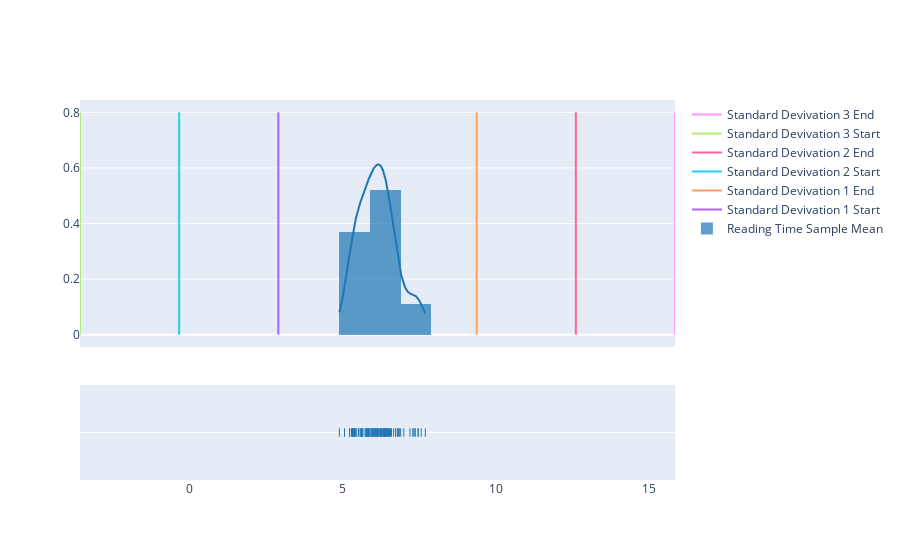

Notebook cell for this chart:
### Markdown cell above
## Showing Chart with Standard Deviation and Sample Mean

### Code cell
chart = ff.create_distplot([mean_list], ["Reading Time Sample Mean"])

chart.add_trace(go.Scatter(x=[stdev1_start, stdev1_start], y=[0,0.8], mode="lines", name="Standard Devivation 1 Start"))
chart.add_trace(go.Scatter(x=[std1_end, std1_end], y=[0,0.8], mode="lines", name="Standard Devivation 1 End"))

chart.add_trace(go.Scatter(x=[stdev2_start, stdev2_start], y=[0,0.8], mode="lines", name="Standard Devivation 2 Start"))
chart.add_trace(go.Scatter(x=[std2_end, std2_end], y=[0,0.8], mode="lines", name="Standard Devivation 2 End"))

chart.add_trace(go.Scatter(x=[stdev3_start, stdev3_start], y=[0,0.8], mode="lines", name="Standard Devivation 3 Start"))
chart.add_trace(go.Scatter(x=[std3_end, std3_end], y=[0,0.8], mode="lines", name="Standard Devivation 3 End"))

chart.show()

### Figure 1 — Plotly figure (JSON) as saved in the notebook; plotly's stock layout.template omitted (floating-point values rounded to 4 significant figures; data arrays with more than 128 entries replaced by an {"elided": "..."} marker saying what was removed)
{"data": [{"autobinx": false, "histnorm": "probability density", "legendgroup": "Reading Time Sample Mean", "marker": {"color": "rgb(31, 119, 180)"}, "name": "Reading Time Sample Mean", "opacity": 0.7, "type": "histogram", "x": [5.833, 6, 6.4, 5.6, 6.1, 6.467, 6.233, 6.4, 6.867, 5.3, 5.967, 6.133, 6.167, 5.867, 6.467, 5.467, 6.333, 6, 5.433, 5.633, 6.467, 6.267, 5.633, 6.267, 6.5, 7.2, 6.067, 6.367, 6.4, 5.333, 5.233, 6.8, 6.233, 6.533, 5.367, 7.3, 6.467, 5.733, 5.533, 5.6, 6.233, 5.9, 6.133, 5.933, 6.467, 4.9, 5.867, 6.1, 7.3, 5.767, 7.467, 5.4, 5.967, 5.067, 5.867, 5.8, 6.533, 5.3, 7.367, 5.533, 6.2, 5.333, 6.8, 5.667, 6.6, 5.233, 5.8, 7.567, 7.367, 6.033, 5.633, 6.367, 7, 6.667, 5.4, 6.467, 5.967, 5.333, 5.8, 6.067, 5.833, 6.733, 7.467, 6.833, 6.167, 6.433, 7.7, 6.333, 6.1, 5.367, 5.767, 6.733, 5.633, 5.367, 5.4, 6.3, 6.9, 6.367, 6.033, 6.567], "xaxis": "x", "xbins": {"end": 7.7, "size": 1, "start": 4.9}, "yaxis": "y"}, {"legendgroup": "Reading Time Sample Mean", "marker": {"color": "rgb(31, 119, 180)"}, "mode": "lines", "name": "Reading Time Sample Mean", "showlegend": false, "type": "scatter", "x": {"elided": "500 float values"}, "xaxis": "x", "y": {"elided": "500 float values"}, "yaxis": "y"}, {"legendgroup": "Reading Time Sample Mean", "marker": {"color": "rgb(31, 119, 180)", "symbol": "line-ns-open"}, "mode": "markers", "name": "Reading Time Sample Mean", "showlegend": false, "type": "scatter", "x": [5.833, 6, 6.4, 5.6, 6.1, 6.467, 6.233, 6.4, 6.867, 5.3, 5.967, 6.133, 6.167, 5.867, 6.467, 5.467, 6.333, 6, 5.433, 5.633, 6.467, 6.267, 5.633, 6.267, 6.5, 7.2, 6.067, 6.367, 6.4, 5.333, 5.233, 6.8, 6.233, 6.533, 5.367, 7.3, 6.467, 5.733, 5.533, 5.6, 6.233, 5.9, 6.133, 5.933, 6.467, 4.9, 5.867, 6.1, 7.3, 5.767, 7.467, 5.4, 5.967, 5.067, 5.867, 5.8, 6.533, 5.3, 7.367, 5.533, 6.2, 5.333, 6.8, 5.667, 6.6, 5.233, 5.8, 7.567, 7.367, 6.033, 5.633, 6.367, 7, 6.667, 5.4, 6.467, 5.967, 5.333, 5.8, 6.067, 5.833, 6.733, 7.467, 6.833, 6.167, 6.433, 7.7, 6.333, 6.1, 5.367, 5.767, 6.733, 5.633, 5.367, 5.4, 6.3, 6.9, 6.367, 6.033, 6.567], "xaxis": "x", "y": ["Reading Time Sample Mean", "Reading Time Sample Mean", "Reading Time Sample Mean", "Reading Time Sample Mean", "Reading Time Sample Mean", "Reading Time Sample Mean", "Reading Time Sample Mean", "Reading Time Sample Mean", "Reading Time Sample Mean", "Reading Time Sample Mean", "Reading Time Sample Mean", "Reading Time Sample Mean", "Reading Time Sample Mean", "Reading Time Sample Mean", "Reading Time Sample Mean", "Reading Time Sample Mean", "Reading Time Sample Mean", "Reading Time Sample Mean", "Reading Time Sample Mean", "Reading Time Sample Mean", "Reading Time Sample Mean", "Reading Time Sample Mean", "Reading Time Sample Mean", "Reading Time Sample Mean", "Reading Time Sample Mean", "Reading Time Sample Mean", "Reading Time Sample Mean", "Reading Time Sample Mean", "Reading Time Sample Mean", "Reading Time Sample Mean", "Reading Time Sample Mean", "Reading Time Sample Mean", "Reading Time Sample Mean", "Reading Time Sample Mean", "Reading Time Sample Mean", "Reading Time Sample Mean", "Reading Time Sample Mean", "Reading Time Sample Mean", "Reading Time Sample Mean", "Reading Time Sample Mean", "Reading Time Sample Mean", "Reading Time Sample Mean", "Reading Time Sample Mean", "Reading Time Sample Mean", "Reading Time Sample Mean", "Reading Time Sample Mean", "Reading Time Sample Mean", "Reading Time Sample Mean", "Reading Time Sample Mean", "Reading Time Sample Mean", "Reading Time Sample Mean", "Reading Time Sample Mean", "Reading Time Sample Mean", "Reading Time Sample Mean", "Reading Time Sample Mean", "Reading Time Sample Mean", "Reading Time Sample Mean", "Reading Time Sample Mean", "Reading Time Sample Mean", "Reading Time Sample Mean", "Reading Time Sample Mean", "Reading Time Sample Mean", "Reading Time Sample Mean", "Reading Time Sample Mean", "Reading Time Sample Mean", "Reading Time Sample Mean", "Reading Time Sample Mean", "Reading Time Sample Mean", "Reading Time Sample Mean", "Reading Time Sample Mean", "Reading Time Sample Mean", "Reading Time Sample Mean", "Reading Time Sample Mean", "Reading Time Sample Mean", "Reading Time Sample Mean", "Reading Time Sample Mean", "Reading Time Sample Mean", "Reading Time Sample Mean", "Reading Time Sample Mean", "Reading Time Sample Mean", "Reading Time Sample Mean", "Reading Time Sample Mean", "Reading Time Sample Mean", "Reading Time Sample Mean", "Reading Time Sample Mean", "Reading Time Sample Mean", "Reading Time Sample Mean", "Reading Time Sample Mean", "Reading Time Sample Mean", "Reading Time Sample Mean", "Reading Time Sample Mean", "Reading Time Sample Mean", "Reading Time Sample Mean", "Reading Time Sample Mean", "Reading Time Sample Mean", "Reading Time Sample Mean", "Reading Time Sample Mean", "Reading Time Sample Mean", "Reading Time Sample Mean", "Reading Time Sample Mean"], "yaxis": "y2"}, {"mode": "lines", "name": "Standard Devivation 1 Start", "type": "scatter", "x": [2.91, 2.91], "y": [0, 0.8]}, {"mode": "lines", "name": "Standard Devivation 1 End", "type": "scatter", "x": [9.374, 9.374], "y": [0, 0.8]}, {"mode": "lines", "name": "Standard Devivation 2 Start", "type": "scatter", "x": [-0.3218, -0.3218], "y": [0, 0.8]}, {"mode": "lines", "name": "Standard Devivation 2 End", "type": "scatter", "x": [12.61, 12.61], "y": [0, 0.8]}, {"mode": "lines", "name": "Standard Devivation 3 Start", "type": "scatter", "x": [-3.554, -3.554], "y": [0, 0.8]}, {"mode": "lines", "name": "Standard Devivation 3 End", "type": "scatter", "x": [15.84, 15.84], "y": [0, 0.8]}], "layout": {"barmode": "overlay", "hovermode": "closest", "legend": {"traceorder": "reversed"}, "xaxis": {"anchor": "y2", "domain": [0, 1], "zeroline": false}, "yaxis": {"anchor": "free", "domain": [0.35, 1], "position": 0}, "yaxis2": {"anchor": "x", "domain": [0, 0.25], "dtick": 1, "showticklabels": false}}}
